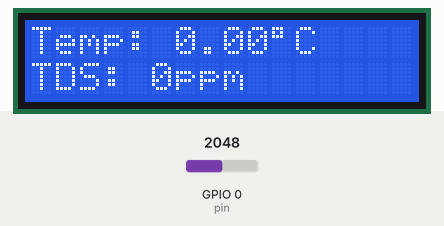
Recording of a sketch running on a simulated ESP32. On the bench: 16×2 character LCD. The test bench sets the inputs (shaded band); at power-on: GPIO 0 (pin) = 2048. What the sketch prints to the serial monitor is not drawn.

Above: at 1.6 s.
1.7 s: GPIO 0 (pin) set to 2866
At 3.7 s:
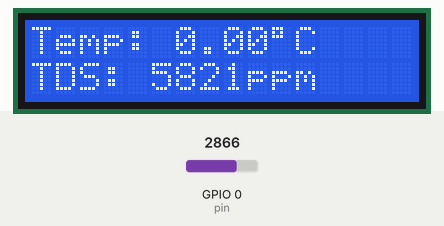
4.5 s: GPIO 0 (pin) set to 3603
At 7.2 s:
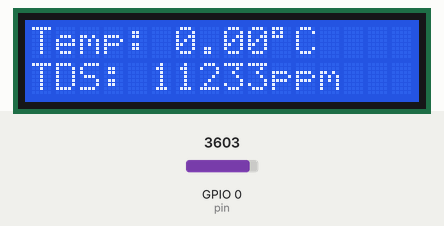
7.5 s: GPIO 0 (pin) set to 16
At 9.5 s:
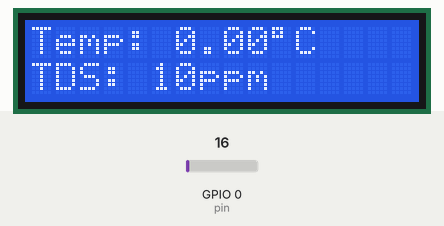
10.5 s: GPIO 0 (pin) set to 13
At 13.0 s:
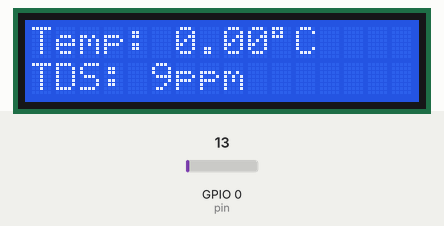
Timing chart, 0 to 14.5 s (numbered marks = the images above; inputs shaded):
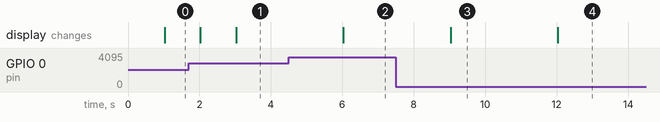

Measured:
- after the input at 1.7 s, the display: first differs from a run without the input after 1.3 s (image 1)
- after the input at 4.5 s, the display: changes after 1.5 s (image 2)
- after the input at 7.5 s, the display: changes after 1.5 s (image 3)
- after the input at 10.5 s, the display: changes after 1.5 s (image 4)

The sketch:

TDSModuleV2.ino
```cpp
#include <KeyestudioTDS.h>
#include <OneWire.h>
#include <DallasTemperature.h>
#include <LiquidCrystal_I2C.h>

LiquidCrystal_I2C lcd(0x27, 16, 2);
KeyestudioTDS tds;
OneWire onewire(2);
DallasTemperature tempSensor(&onewire);

float temperatureC = 25;
float tdsVal = 0;
unsigned long printTimer = 0;

void setup()
{
    Serial.begin(115200);   //set to 115200 if using esp32, 9600 if using arduino

    tds.setPin(0);
    tds.begin();            //initialize tds sensor

    tempSensor.begin();        //initialize temperature sensor

    lcd.init();             //initialize the lcd
	lcd.backlight();
}

void loop()
{
    tempSensor.update();
    temperatureC = tempSensor.getTemperature();

    tds.setTemperature(temperatureC);
    tds.update();
    tdsVal = tds.getTdsValue();

    if (millis() - printTimer >= 1000U)
    {
        printTimer = millis();
        Serial.print("Temp:");
        Serial.print(temperatureC);
        Serial.print(",");
        Serial.print("TDS Value:");
        Serial.println(tdsVal, 0);

        lcd.setCursor(0,0);
        lcd.print("Temp: ");
        lcd.print(temperatureC);
        lcd.print((char)223);
        lcd.print("C");
        lcd.setCursor(0,1);
        lcd.print("TDS: ");
        lcd.print(tdsVal, 0);
        lcd.print("ppm   ");
    }
}
```

KeyestudioTDS.cpp
```cpp
#include "KeyestudioTDS.h"

KeyestudioTDS::KeyestudioTDS()
{
    this->pin = 0;
    this->temperature = 25.0;
    this->analogBufferIndex = 0;
    this->averageVoltage = 0;
    this->tdsValue = 0;
    this->analogSampleTimepoint = 0;
    this->printTimepoint = 0;
    this->isBufferFull = false;
}

void KeyestudioTDS::setPin(int pin){ this->pin = pin; }
void KeyestudioTDS::setTemperature(float temp){ this->temperature = temp; }

void KeyestudioTDS::begin()
{
    pinMode(this->pin, INPUT);
    this->analogSampleTimepoint = millis();
    this->printTimepoint = millis();
}

void KeyestudioTDS::update()
{
    if(millis() - this->analogSampleTimepoint > 40U)
    {
        this->analogSampleTimepoint = millis();
        this->analogBuffer[this->analogBufferIndex] = analogReadMilliVolts(this->pin);
        this->analogBufferIndex++;
        if(this->analogBufferIndex == SCOUNT)
        {
            this->analogBufferIndex = 0;
            this->isBufferFull = true;
        }
    }

    if(millis() - this->printTimepoint > 800U)
    {
        this->printTimepoint = millis();

        if (!isBufferFull) return;

        this->averageVoltage = getMedianNum(this->analogBuffer, SCOUNT) / 1000.0;

        float compensationCoefficient = 1.0 + 0.02 * (this->temperature - 25.0);
        float compensationVoltage = this->averageVoltage / compensationCoefficient;

        this->tdsValue = (133.42 * compensationVoltage * compensationVoltage * compensationVoltage
                        - 255.86 * compensationVoltage * compensationVoltage
                        + 857.39 * compensationVoltage) * 0.5;
    }
}

float KeyestudioTDS::getTdsValue(){ return this->tdsValue; }
float KeyestudioTDS::getVoltage(){ return this->averageVoltage; }

int KeyestudioTDS::getMedianNum(int* bArray, int iFilterLen)
{
    int bTab[iFilterLen];
    for(int i = 0; i < iFilterLen; i++)
        bTab[i] = bArray[i];
    int bTemp;
    for(int j = 0; j < iFilterLen - 1; j++)
    {
        for(int i = 0; i < iFilterLen - j - 1; i++)
        {
            if(bTab[i] > bTab[i+1])
            {
                bTemp = bTab[i];
                bTab[i] = bTab[i+1];
                bTab[i+1] = bTemp;
            }
        }
    }
    if((iFilterLen & 1) > 0)
        return bTab[(iFilterLen - 1) / 2];
    else
        return (bTab[iFilterLen/2] + bTab[iFilterLen/2 - 1]) / 2;
}
```

KeyestudioTDS.h
```cpp
#ifndef KEYESTUDIO_TDS_H
#define KEYESTUDIO_TDS_H

#include "Arduino.h"

#define SCOUNT 30

class KeyestudioTDS
{
public:
    KeyestudioTDS();

    void setPin(int pin);
    void setTemperature(float temp);

    void begin();
    void update();

    float getTdsValue();
    float getVoltage();

private:
    int pin;
    float temperature;
    int analogBuffer[SCOUNT];
    int analogBufferIndex;
    float averageVoltage;
    float tdsValue;
    unsigned long analogSampleTimepoint;
    unsigned long printTimepoint;
    bool isBufferFull;

    int getMedianNum(int* bArray, int iFilterLen);
};

#endif
```
